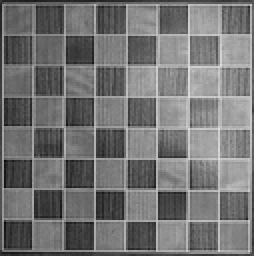
%> input picture images/chessboard03.png, 127 x 128 px, shrunk from 256 x 259 before the run (shown 2 times larger)
$ octave main.m   (GNU Octave 9; MATLAB toolbox functions it lacks are replaced by stand-ins)
%> lines starting %> are read from the running program, lines starting %| are printed output that depends on the picture
### sortStruct.m
%% Function for sorting structs
% Ref: http://blogs.mathworks.com/pick/2010/09/17/sorting-structure-arrays-based-on-fields/
function out = sortStruct(features)
    headers = fieldnames(features);
    Acell = struct2cell(features);
    sz = size(Acell);
    % Convert to a matrix
    Acell = reshape(Acell, sz(1), []);      % Px(MxN)
    % Make each field a column
    Acell = Acell';                         % (MxN)xP
    % Sort by third field "v"
    Acell = sortrows(Acell, 3);
    % Put back into original cell array format
    Acell = reshape(Acell', sz);
    % Convert to Struct
    out = cell2struct(Acell, headers, 1);
    out = fliplr(out);
end

### main.m
%% Initialization
% read image
im = imread('images/chessboard03.png');
%> im is the input picture: size 128x127 uint8; min 11, max 222, mean 115.4
% init window for derivative in x-direction
dx = [-1 0 1;
    -1 0 1;
    -1 0 1];
% init window for derivative in y-direction
dy = dx';
% take derivatives of the image
Ix = conv2(double(im), dx, 'same');
Iy = conv2(double(im), dy, 'same');
% smoothing
gaussian = fspecial('gaussian', 9, 2);
Ix2 = conv2(Ix.*Ix, gaussian, 'same');
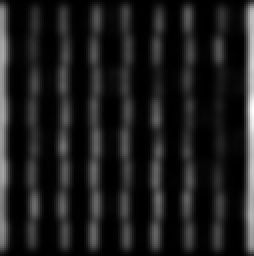
%> Ix2: size 128x127 double (shown 2 times larger); min 28.43, max 91727, mean 10427.5; drawn with min black and max white
Iy2 = conv2(Iy.*Iy, gaussian, 'same');
Ixy = conv2(Ix.*Iy, gaussian, 'same');
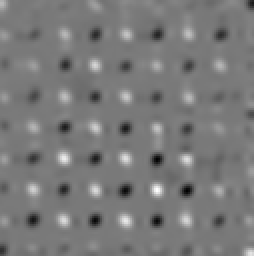
%> Ixy: size 128x127 double (shown 2 times larger); min -6446.4, max 7063.2, mean 1.4; drawn with min black and max white

% declare corner response matrices
E = zeros(size(im,1), size(im,2));
R = zeros(size(im,1), size(im,2));
% displacement from one pixel to its 8 neighbours
wx = [1 0 -1 0 1 -1 1 -1];
wy = [0 1 0 -1 1 -1 -1 1];
% constant for calculating approximation matrix R
k = 0.04;

%% Part #1,#2 - Computing matrix E with the smallest eigenvalue of M and matrix R (approximation)
tic
% For every pixel
for i = 1:size(im, 1)
    for j = 1:size(im, 2)
        m11 = 0; m12 = 0; m22 = 0;
        % calculate matrix M - local auto correlation function
        for t = 1:length(wx)
            if i+wx(t) > 0 && i+wx(t) <= size(im, 1) && j+wy(t) > 0 && j+wy(t) <= size(im, 2)
                m11 = m11 + Ix2(i+wx(t), j+wy(t));
                m12 = m12 + Ixy(i+wx(t), j+wy(t));
                m22 = m22 + Iy2(i+wx(t), j+wy(t));
            end;
        end;
        M = [m11, m12; m12, m22];
        %lambda = eig(M); % find eigenvalues of M
        %E(i,j) = min(lambda); % get minimum eigenvalue of M
        % Calculate the approximation
        E(i,j) = m11*m22-m12*m12-k*((m11+m22)^2);
        % R(i,j) = det(M)-k*((trace(M))^2);
    end;
end;
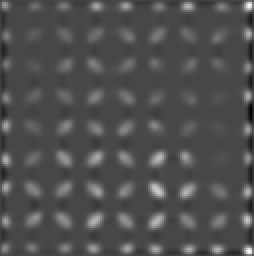
%> E: size 128x127 double (shown 2 times larger); min -1.53e+10, max 3.96e+10, mean 1.93e+09; drawn with min black and max white
toc
figure, imshow(mat2gray(E)), title('Part 1-2: Matrix E');
Ec = E; % Copy of E, needed in other parts
%% Part #3 - Selecting 81 the most salient points (without non-maximal suppression)
n = 0; % feature counter
% declare struct for storing pixel coordinates (x, y) and values (v)
features = repmat(struct, 1, size(E,1)*size(E,2));
%> features = 16256 items
% convert matrix E into struct keeping pixel coordinates
for i = 1:size(im, 1)
    for j = 1:size(im, 2)
        n = n + 1;
        features(n).x = i;
        features(n).y = j;
        features(n).v = E(i,j);
    end;
end;
%> after the loop, features = 16256 items; first 5, x, y and v: 1 1 1.61e+09, 1 2 4.51e+09, 1 3 4.75e+09, 1 4 3.62e+09, 1 5 1.83e+09; n = 16256
% sort features in descending order by value (field v)
sorted = sortStruct(features);
%> in sortStruct, `headers = fieldnames(features);`: headers = {'x', 'y', 'v'}
%> in sortStruct, `Acell = struct2cell(features);`: Acell = 48768 items
%> in sortStruct, `sz = size(Acell);`: sz = [3 1 16256]
%> in sortStruct, `out = cell2struct(Acell, headers, 1);`: out = 16256 items; first 5, x, y and v: 56 126 -1.53e+10, 55 126 -1.53e+10, 57 126 -1.51e+10, 58 126 -1.47e+10, 59 126 -1.41e+10
%> in sortStruct, `out = fliplr(out);`: out = 16256 items; first 5, x, y and v: 126 125 3.96e+10, 3 125 3.8e+10, 4 125 3.62e+10, 3 126 3.57e+10, 127 125 3.54e+10
%> sorted has the same summary as out in sortStruct
% display first 81 salient points
figure, imagesc(Ec), colormap(gray), hold on, axis equal, title('Part 3: Selecting 81 the most salient points (without non-maximal suppression)');
for i = 1:81
    if sorted(i).v > 0
        plot(sorted(i).y, sorted(i).x, 'gd', 'MarkerSize',5, 'MarkerFaceColor','r');
    end;
end;
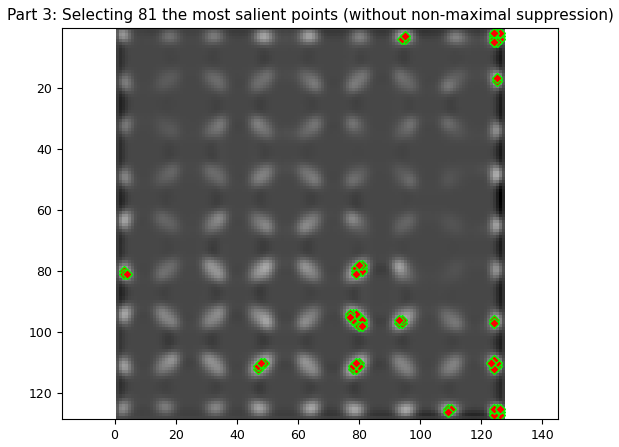
%> figure redrawn from the program's plot data
hold off;
%% Part #4 Non-maximal suppression
ws = 11; % window size
for i = 1:size(im,1)-ws+1
    for j = 1:size(im,2)-ws+1
        localMax = -1; % init localMax
        x = 0; y = 0;  % and coordinates
        % find the maximum and its coordinates in current window
        for k = i:i+ws-1
            for t = j:j+ws-1
                if E(k, t) > localMax
                    localMax = E(k, t);
                    x = k; y = t;
                end;
            end;
        end;
        % set all values to zero except the maximum
        for k = i:i+ws-1
            for t = j:j+ws-1
                if ~(k == x && t == y)
                    E(k,t) = 0;
                end;
            end;
        end;
    end;
end;
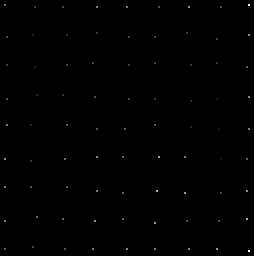
%> E: size 128x127 double (shown 2 times larger); min 0, max 3.96e+10, mean 73839330; drawn with min black and max white

clear features sorted;
% convert the matrix E to features structure
n = 0;
features = repmat(struct, 1, size(E,1)*size(E,2));
%> features = 16256 items
for i = 1:size(im,1)
    for j = 1:size(im,2)
        n = n + 1;
        features(n).x = i;
        features(n).y = j;
        features(n).v = E(i,j);
    end;
end;
%> after the loop, features = 16256 items; first 5, x, y and v: 1 1 0, 1 2 0, 1 3 0, 1 4 0, 1 5 0
sorted = sortStruct(features);
%> sorted = 16256 items; first 5, x, y and v: 126 125 3.96e+10, 3 125 3.8e+10, 96 79 2.84e+10, 110 124 2.73e+10, 79 80 2.51e+10
% display first 81 feature points
figure, imagesc(im), colormap(gray), hold on, axis equal, title('Part 4: Non-maximal suppression');
co = repmat(struct, 1, 81); % save 81 found corners: this is used in subpixel accuracy
for i = 1:81
    plot(sorted(i).y, sorted(i).x, 'gd', 'MarkerSize', 5, 'MarkerFaceColor','k');
    co(i).x = sorted(i).x; co(i).y = sorted(i).y; co(i).v = sorted(i).v;
end;
%> after the loop, co = 81 items; first 5, x, y and v: 126 125 3.96e+10, 3 125 3.8e+10, 96 79 2.84e+10, 110 124 2.73e+10, 79 80 2.51e+10
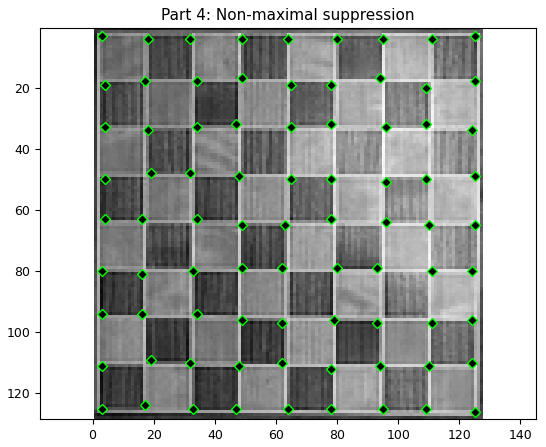
%> figure redrawn from the program's plot data
hold off;
%% Part #5 Subpixel accuracy
% Try to fit a*x^2+b*y^2+c*x*y+d*x+e*y = f
figure, imagesc(im), colormap(gray), hold on, axis equal, title('Part 5: Subpixel accuracy');
%for every corner pixel (total: 81) solve Ax=b.
for i = 1:length(co)
    A = zeros(9, 5); % init matrix A
    b = zeros(9, 1); % init vector b
    % pixels in the current window (3x3)
    tx = zeros(1, 9);
    ty = zeros(1, 9);
    tx(1) = co(i).x; ty(1) = co(i).y; b(1) = co(i).v;
    % generate matrix A:
    % add i-th pixel
    % a,            b,              c,                  d,            e
    A(1,1)=tx(1)^2; A(1,2)=ty(1)^2; A(1,3)=tx(1)*ty(1); A(1,4)=tx(1); A(1,5)=ty(1);
    % add neighbours of i-th pixel
    for j = 1:8
        tx(j+1) = tx(1)+wx(j);
        ty(j+1) = ty(1)+wy(j);
        b(j+1) = Ec(tx(j+1), ty(j+1));
        A(j+1,1)=tx(j+1)^2; A(j+1,2)=ty(j+1)^2; A(j+1,3)=tx(j+1)*ty(j+1); A(j+1,4)=tx(j+1); A(j+1,5)=ty(j+1);
    end;
    % find parameters p with least mean squares method
    %p = (A'*A)^-1*A'*b
    p = A\b;
    % get minimum coordinates
    mn = -(([2*p(1) p(3); p(3) p(2)])^-1)*([p(4); p(5)]);
    % normalize
    mn = mod(mn, 0.5);
    % plot the result
    plot(ty(1)+mn(2), tx(1)+mn(1), 'gd', 'MarkerSize', 5, 'MarkerFaceColor','k');
end;
%> this loop made 81 passes
%> (p, mn) on passes 1, 2, 3, 4, 5, 6, 8, 9: ([-1.51e+09; -1.46e+09; 2.99e+09; 9.84e+09; -1.12e+10], [0.236; 0.00278]), ([-4.56e+09; 44001678.7; -1.01e+09; 1.56e+11; -5.62e+09], [0.355; 0.332]), ([-1.22e+09; -1.25e+09; 2.51e+09; 3.55e+10; -4.23e+10], [0.0445; 0.417]), ([-367477388.1; -1.49e+09; 2.03e+09; -1.69e+11; 1.47e+11], [0.434; 0.462]), ([78948736.6; 174618258.4; -224569640.9; 7.06e+09; -9.08e+09], [0.221; 0.151]), ([59461518; -68095556; 7164660.8; -1.29e+10; 1.33e+10], [0.149; 0.0522]), ([-3.43e+09; -26889668.4; 313122778.3; -4.19e+09; 2.28e+09], [0.458; 0.453]), ([-1.18e+09; -34855949; 1.41e+09; 1.44e+11; -1.68e+11], [0.08; 0.15])
%> mn on passes 7, 12, 15, 16, 17, 35: [0.48; 0.304], [0.354; 0.328], [0.035; 0.383], [0.236; 0.427], [0.00584; 0.22], [0.205; 0.166]
%> after the loop, A = [6400 12321 8880 80 111; 6561 12321 8991 81 111; 6400 12544 8960 80 112; 6241 12321 8769 79 111; 6400 12100 8800 80 110; 6561 12544 9072 81 112; 6241 12100 8690 79 110; 6561 12100 8910 81 110; 6241 12544 8848 79 112]; b = [2.27e+09; 2.1e+09; 2.19e+09; 2.21e+09; 2.07e+09; 1.93e+09; 1.91e+09; 2.04e+09; 2.24e+09]; tx = [80 81 80 79 80 81 79 81 79]; ty = [111 111 112 111 110 112 110 110 112]
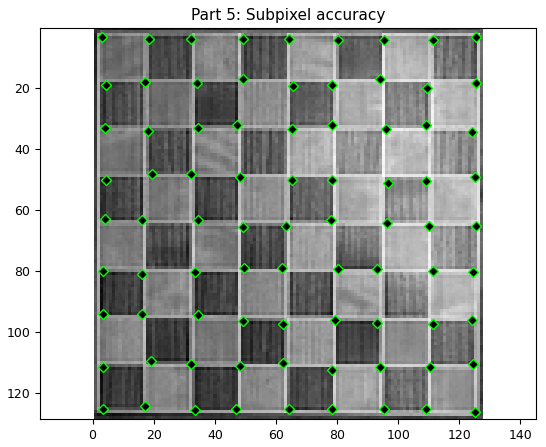
%> figure redrawn from the program's plot data
hold off;

$ run again, with images/chessboard04.png copied over images/chessboard03.png
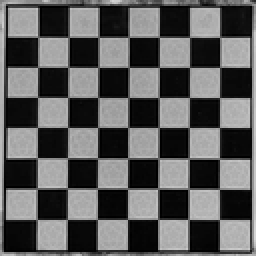
%> input picture images/chessboard04.png, 128 x 128 px, shrunk from 256 x 255 before the run (shown 2 times larger)
%> im is the input picture: size 128x128 uint8; min 0, max 213, mean 91.9
%> after the loop `for i = 1:size(im, 1)`: features = 16384 items; first 5, x, y and v: 1 1 8.95e+09, 1 2 2.66e+10, 1 3 3.19e+10, 1 4 2.94e+10, 1 5 1.96e+10; n = 16384
%> headers = {'x', 'y', 'v'}
%> Acell = 49152 items
%> sz = [3 1 16384]
%> in sortStruct, `out = cell2struct(Acell, headers, 1);`: out = 16384 items; first 5, x, y and v: 71 2 -4.18e+10, 72 2 -4.15e+10, 104 127 -4.14e+10, 103 127 -4.14e+10, 102 127 -4.12e+10
%> in sortStruct, `out = fliplr(out);`: out = 16384 items; first 5, x, y and v: 110 125 1.76e+11, 111 125 1.68e+11, 65 125 1.61e+11, 96 125 1.6e+11, 80 125 1.56e+11
%> `sorted = sortStruct(features);`: sorted has the same summary as out in sortStruct
%> after the loop `for i = 1:size(im,1)-ws+1`:
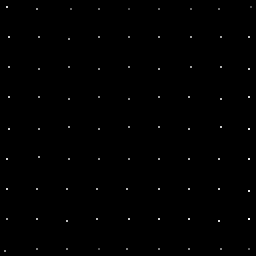
%> E: size 128x128 double (shown 2 times larger); min 0, max 1.76e+11, mean 555955647.3; drawn with min black and max white
%> after the loop `for i = 1:size(im,1)`: features = 16384 items; first 5, x, y and v: 1 1 0, 1 2 0, 1 3 0, 1 4 0, 1 5 0
%> `sorted = sortStruct(features);`: sorted = 16384 items; first 5, x, y and v: 110 125 1.76e+11, 65 125 1.61e+11, 96 125 1.6e+11, 80 125 1.56e+11, 111 110 1.51e+11
%> after the loop `for i = 1:81`: co = 81 items; first 5, x, y and v: 110 125 1.76e+11, 65 125 1.61e+11, 96 125 1.6e+11, 80 125 1.56e+11, 111 110 1.51e+11
%> the loop `for i = 1:length(co)` made 81 passes
%> (p, mn) on passes 1 to 5: ([242859399.1; -7.99e+09; 8.92e+09; -1.16e+12; 1.02e+12], [0.459; 0.481]), ([-7.07e+09; -1.31e+09; 6.14e+09; 1.47e+11; -7.17e+10], [0.453; 0.459]), ([-1.55e+09; -4.29e+09; 6.73e+09; -5.49e+11; 4.28e+11], [0.143; 0.0986]), ([-3.91e+09; -2.5e+09; 6.39e+09; -1.77e+11; 1.16e+11], [0.411; 0.388]), ([-832379817.4; -477946034.6; 1.3e+09; 3.71e+10; -3.42e+10], [0.0514; 0.49])
%> after the loop `for i = 1:length(co)`: A = [16 15876 504 4 126; 25 15876 630 5 126; 16 16129 508 4 127; 9 15876 378 3 126; 16 15625 500 4 125; 25 16129 635 5 127; 9 15625 375 3 125; 25 15625 625 5 125; 9 16129 381 3 127]; b = [5.54e+10; 4.56e+10; 4.59e+10; 5.08e+10; 4.92e+10; 3.62e+10; 4.37e+10; 4.2e+10; 4.35e+10]; tx = [4 5 4 3 4 5 3 5 3]; ty = [126 126 127 126 125 127 125 125 127]
%> after the loop `for i = 1:length(co)`:
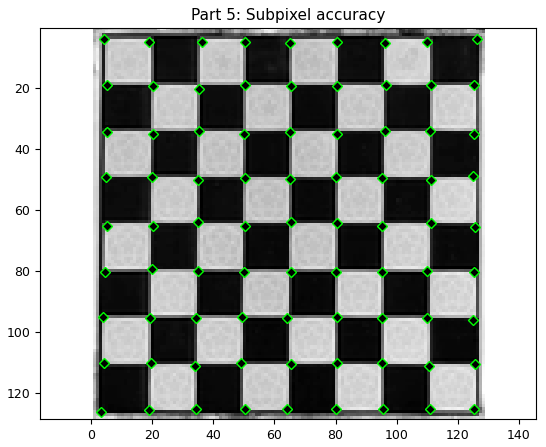
%> figure redrawn from the program's plot data
